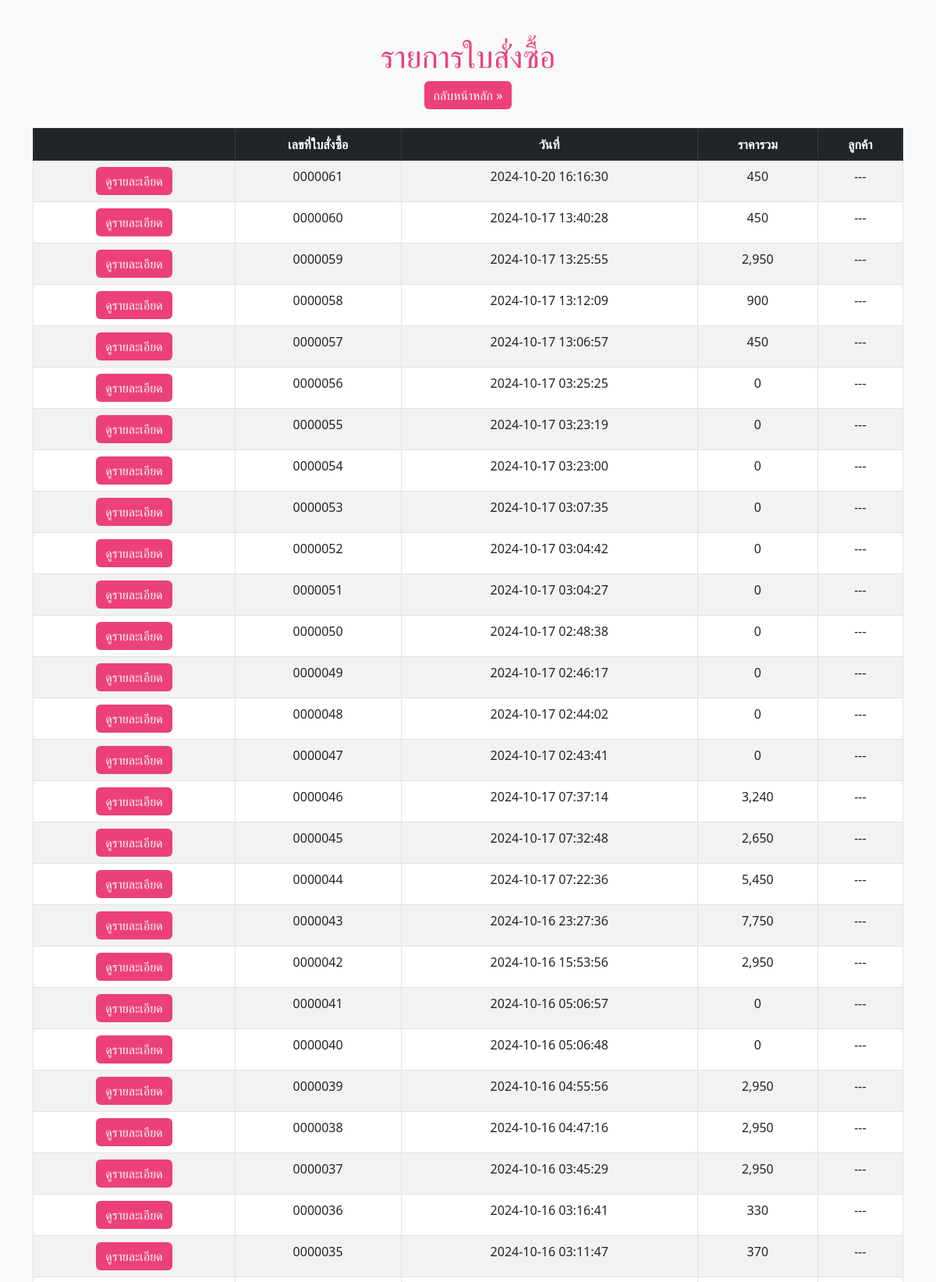
The app's page /cosview_order.php (upper part) with its own data.
### tables this page shows
CREATE TABLE `orders` (
  `oid` int(7) UNSIGNED ZEROFILL NOT NULL,
  `ototal` int(7) NOT NULL,
  `odate` datetime NOT NULL,
  `cu_name` varchar(200) NOT NULL
);

### cosview_order.php (the view, shortened to what this page needs)
<!doctype html>
<html lang="th">
<head>
    <link href="https://cdn.jsdelivr.net/npm/bootstrap@5.3.0-alpha1/dist/css/bootstrap.min.css" rel="stylesheet">
</head>
<body>
    <div class="container my-5">
        <h1 class="text-center">รายการใบสั่งซื้อ</h1>
		 <p class="text-center"><a class="btn btn-custom" href="	indexx.php">กลับหน้าหลัก &raquo;</a></p>
        <table class="table table-bordered table-striped mt-4">
            <thead class="table-dark">
                <tr>
                    <th>&nbsp;</th>
                    <th>เลขที่ใบสั่งซื้อ</th>
                    <th>วันที่</th>
                    <th>ราคารวม</th>
                    <th>ลูกค้า</th>
                </tr>
            </thead>
            <tbody>
                <?php
                    include("connectdb.php");
                    $sql = "SELECT * FROM `orders` ORDER BY oid DESC";
                    $rs = mysqli_query($conn, $sql);
                    while ($data = mysqli_fetch_array($rs, MYSQLI_BOTH)) {
                ?>
                <tr>
                    <td><a href="cosview_order_detail.php?a=<?=$data['oid'];?>" class="btn btn-custom">ดูรายละเอียด</a></td>
                    <td><?=$data['oid'];?></td>
                    <td><?=$data['odate'];?></td>
                    <td><?=number_format($data['ototal'], 0);?></td>
                    <td>---</td>
                </tr>
                <?php } ?>
            </tbody>
        </table>
    </div>
</body>
</html>

### cosview_order.php (style rules this page uses)
body { background-color: #f8f9fa; }
h1 { color: #ec407a; margin-top: 20px; }
table { background-color: #fff; }
td, th { text-align: center; }
.btn-custom { background-color: #ec407a; color: white; border: none; }

### records on screen
orders: oid "0000061", odate "2024-10-20 16:16:30", ototal "450"
orders: oid "0000060", odate "2024-10-17 13:40:28", ototal "450"
orders: oid "0000059", odate "2024-10-17 13:25:55", ototal "2,950"
orders: oid "0000058", odate "2024-10-17 13:12:09", ototal "900"
orders: oid "0000057", odate "2024-10-17 13:06:57", ototal "450"
orders: oid "0000056", odate "2024-10-17 03:25:25", ototal "0"
orders: oid "0000055", odate "2024-10-17 03:23:19", ototal "0"
orders: oid "0000054", odate "2024-10-17 03:23:00", ototal "0"
orders: oid "0000053", odate "2024-10-17 03:07:35", ototal "0"
orders: oid "0000052", odate "2024-10-17 03:04:42", ototal "0"
orders: oid "0000051", odate "2024-10-17 03:04:27", ototal "0"
orders: oid "0000050", odate "2024-10-17 02:48:38", ototal "0"
orders: oid "0000049", odate "2024-10-17 02:46:17", ototal "0"
orders: oid "0000048", odate "2024-10-17 02:44:02", ototal "0"
orders: oid "0000047", odate "2024-10-17 02:43:41", ototal "0"
orders: oid "0000046", odate "2024-10-17 07:37:14", ototal "3,240"
orders: oid "0000045", odate "2024-10-17 07:32:48", ototal "2,650"
orders: oid "0000044", odate "2024-10-17 07:22:36", ototal "5,450"
orders: oid "0000043", odate "2024-10-16 23:27:36", ototal "7,750"
orders: oid "0000042", odate "2024-10-16 15:53:56", ototal "2,950"
orders: oid "0000041", odate "2024-10-16 05:06:57", ototal "0"
orders: oid "0000040", odate "2024-10-16 05:06:48", ototal "0"
orders: oid "0000039", odate "2024-10-16 04:55:56", ototal "2,950"
orders: oid "0000038", odate "2024-10-16 04:47:16", ototal "2,950"
orders: oid "0000037", odate "2024-10-16 03:45:29", ototal "2,950"
orders: oid "0000036", odate "2024-10-16 03:16:41", ototal "330"
orders: oid "0000035", odate "2024-10-16 03:11:47", ototal "370"
